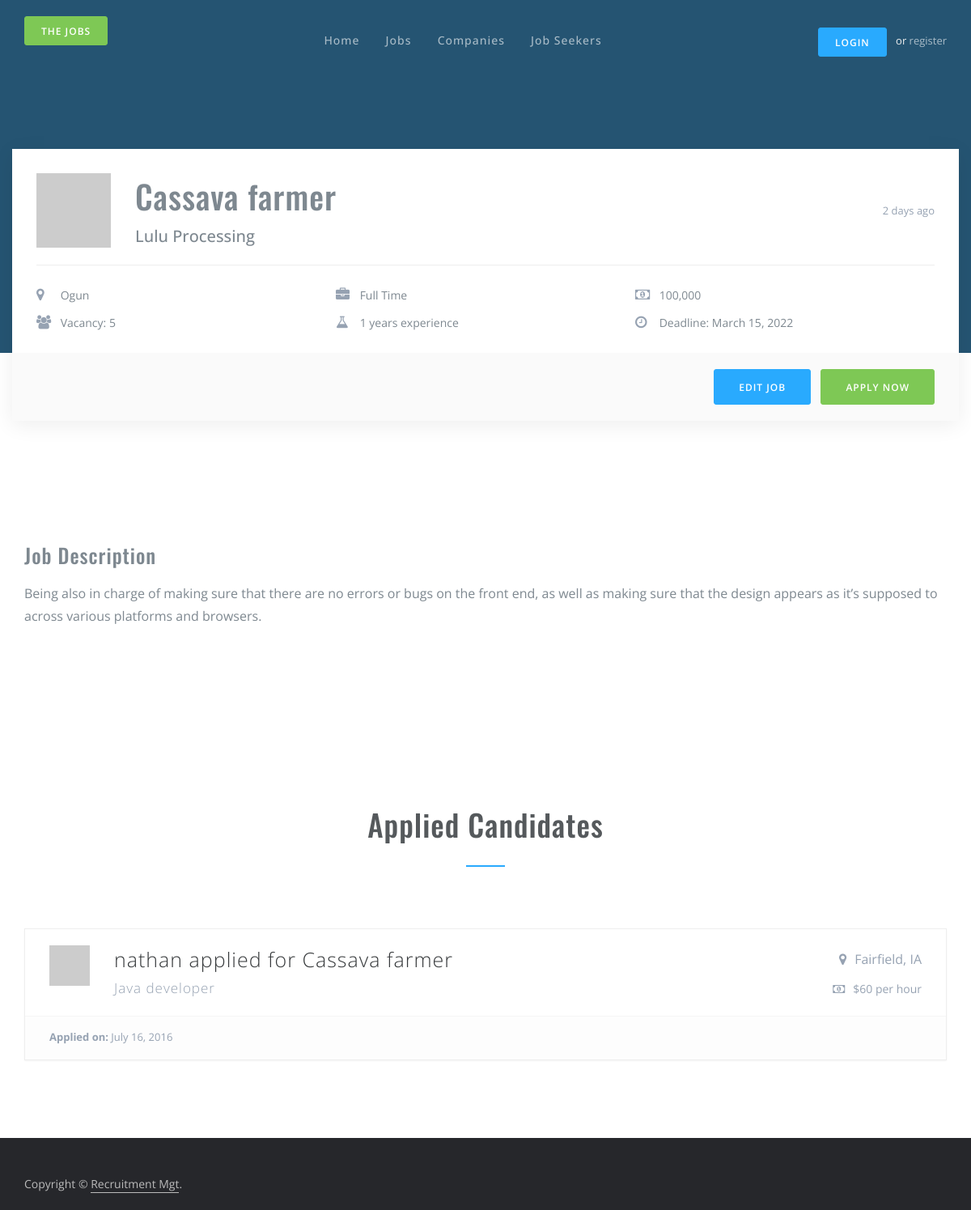
The app's page /job/3/ with its own data.
### jobs/models.py (models this page shows, shortened)
class Job(models.Model):
    FULL_TIME = 'FT'
    PART_TIME = 'PT'
    FREELANCER = 'FL'
    INTERNSHIP = 'IT'
    JOB_TYPE = (
        (FULL_TIME, 'Full Time'),
        (PART_TIME, 'Part Time'),
        (FREELANCER, 'Freelancer'),
        (INTERNSHIP, 'Internship'),
    )
    title = models.CharField(max_length=100)
    slug = models.SlugField()
    company = models.ForeignKey(
        Company, related_name='jobs', on_delete=models.CASCADE)
    job_type = models.CharField(max_length=2, choices=JOB_TYPE)
    description = models.TextField(max_length=1000)
    salary = models.CharField(max_length=25)
    years_of_experience = models.IntegerField()
    vacancy = models.IntegerField(default=1)
    state = models.ForeignKey(State, on_delete=models.CASCADE)
    application_deadline = models.DateField()
    created = models.DateTimeField(auto_now_add=True)
    updated = models.DateTimeField(auto_now=True)
    class Meta:
        ordering = ['-created']
    def __str__(self):
        return self.title

class Company(models.Model):
    user = models.OneToOneField(User, on_delete=models.CASCADE)
    name = models.CharField(max_length=25)
    slug = models.SlugField()
    category = models.ForeignKey(Category, on_delete=models.CASCADE)
    state = models.ForeignKey(State, on_delete=models.CASCADE)
    about = models.TextField(max_length=5000)
    logo = models.ImageField(upload_to='logos', blank=True)
    company_email = models.EmailField()
    established = models.DateField(blank=True, null=True)
    website = models.URLField(blank=True, null=True)
    phone_number = models.CharField(max_length=13,
                                    blank=True, null=True)
    created = models.DateTimeField(auto_now_add=True)
    updated = models.DateTimeField(auto_now=True)
    class Meta:
        verbose_name_plural = 'Companies'

class State(models.Model):
    name = models.CharField(max_length=25)
    slug = models.SlugField()
    created = models.DateTimeField(auto_now_add=True)
    updated = models.DateTimeField(auto_now=True)
    def __str__(self):
        return self.name

class Application(models.Model):
    job = models.ForeignKey(
        Job, related_name='applications', on_delete=models.CASCADE)
    applicant = models.ForeignKey(
        User, related_name='job_applicant', on_delete=models.CASCADE)
    note = models.TextField(max_length=500)
    created = models.DateTimeField(auto_now_add=True)
    updated = models.DateTimeField(auto_now=True)
    class Meta:
        ordering = ['created']
    def __str__(self):
        return f"{self.applicant} applied for {self.job}"

### jobs/views.py (the view)
# urls.py: path('job/<int:id>/', views.job_detail, name='job_detail'),
def job_detail(request, id):
    job = get_object_or_404(Job, id=id)
    applicants = job.applications.all()
    return render(
        request, 'job_detail.html',
        {'job': job, 'applicants': applicants})

### templates/job_detail.html (shortened to what this page needs)
{% extends "base.html" %}
{% block content %}
    <header class="page-header bg-img size-md">
      <div class="container">
        <div class="header-detail">
          <img class="logo" src="https://via.placeholder.com/50x50" alt="">
          <div class="hgroup">
            <h1>{{ job.title }}</h1>
            <h3><a href="{% url 'company_detail' job.company.id %}">{{ job.company.name }}</a></h3>
          </div>
          <time datetime="2016-03-03 20:00">2 days ago</time>
          <hr>
          <ul class="details cols-3">
            <li>
              <i class="fa fa-map-marker"></i>
              <span>{{ job.state }}</span>
            </li>
            <li>
              <i class="fa fa-briefcase"></i>
              <span>{{ job.get_job_type_display }}</span>
            </li>
            <li>
              <i class="fa fa-money"></i>
              <span>{{ job.salary }}</span>
            </li>
            <li>
              <i class="fa fa-users"></i>
              <span>Vacancy: {{ job.vacancy }}</span>
            </li>
            <li>
              <i class="fa fa-flask"></i>
              <span>{{ job.years_of_experience }} years experience</span>
            </li>
            <li>
              <i class="fa fa-clock-o"></i>
              <span>Deadline: {{ job.application_deadline }}</span>
            </li>
          </ul>
          <div class="button-group">
            <div class="action-buttons">
              <a class="btn btn-primary" href="#">Edit Job</a>
              <a class="btn btn-success" href="">Apply now</a>
            </div>
          </div>
        </div>
      </div>
    </header>
    <main>
		<section>
		<div class="container">
		  <h4>Job Description</h4>
		  <p>{{ job.description }}</p>
		</div>
		</section>
      	<section>
	        <div class="container">
				<header class="section-header">
					<h2>Applied Candidates</h2>
				</header>
	          	<div class="row">
      				{% for applicant in applicants %}
		            <div class="col-xs-12">
		              <div class="item-block">
		                <header>
		                  <a href=""><img class="resume-avatar" src="https://via.placeholder.com/50x50" alt=""></a>
		                  <div class="hgroup">
		                    <h4><a href="">{{ applicant }}</a></h4>
		                    <h5>Java developer</h5>
		                  </div>
		                  <div class="header-meta">
		                    <span class="location">Fairfield, IA</span>
		                    <span class="rate">$60 per hour</span>
		                  </div>
		                </header>
		                <footer>
		                  <div class="status"><strong>Applied on:</strong> July 16, 2016</div>
		                </footer>
		              </div>
		            </div>
            		{% endfor %}
      			</div>
      		</div>
      	</section>
    </main>
{% endblock %}

### records on screen
Job: title "Cassava farmer", company.name "Lulu Processing", state "Ogun", job_type "Full Time", salary "100,000", vacancy "5", years_of_experience "1", application_deadline "March 15, 2022", description "Being also in charge of making sure that there are no errors or bugs on the front end, as well as making sure that the design appears as it’s supposed to across various platforms and browsers."
Application: applicant+job "nathan applied for Cassava farmer"
